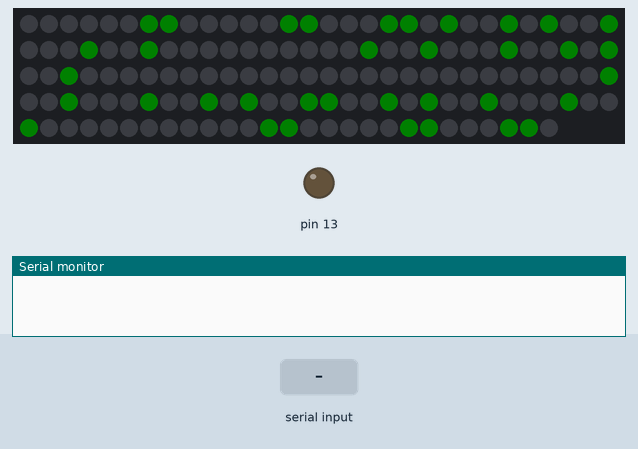
Bench run of a sketch on a simulated Arduino Uno, built with avr-gcc and run on an emulated ATmega328P. Shown: 147 RGB LEDs in strip order, left to right, continuing on the next row, output pins drawn as LEDs (lit = HIGH), the last lines printed to the serial monitor. The test bench sets the inputs (shaded band). Dim RGB values are drawn brighter than linear.

Above: at 1.2 s.
1.3 s: "a90\n" received over Serial
At 1.52 s:
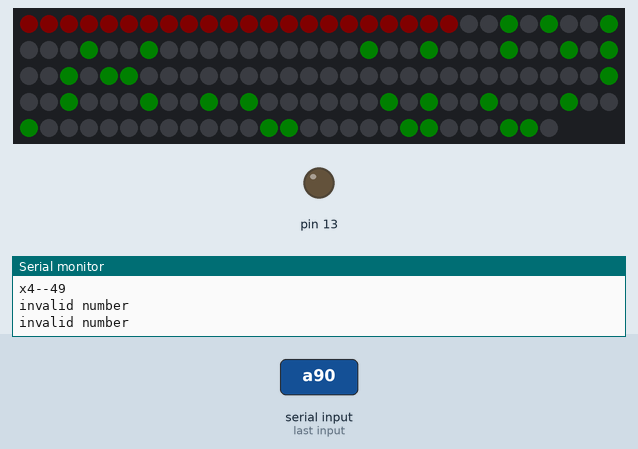
Timing chart, 0 to 4.3 s (numbered marks = the images above; inputs shaded):
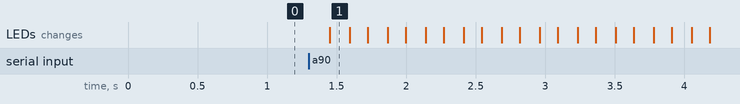

The sketch:

Code_v1.4.ino
```cpp
#include <FastLED.h>


#define DATA_PIN 4
#define NUM_LEDS 147
CRGB leds[NUM_LEDS];

int r = 0, g = 5, b = 0;

int x[5], c[9];
char y;


void setup()
{
  // put your setup code here, to run once:
  Serial.begin(38400);
  pinMode(13, OUTPUT);
  FastLED.addLeds<NEOPIXEL, DATA_PIN>(leds, NUM_LEDS);
}

void loop()
{
  // put your main code here, to run repeatedly:

  /*for (;;)
    {
    if (Serial.available() > 0)
    {
      break;
    }
    }
  */
  char index = Serial.read();

  if (index == 'a')
  {
    x[0] = Serial.read() - 48;
    x[1] = Serial.read() - 48;
    x[2] = Serial.read() - 48;
    x[3] = Serial.read() - 48;
    Serial.print("x1-");
    Serial.println(x[0]);
    Serial.print("x2-");
    Serial.println(x[1]);
    Serial.print("x3-");
    Serial.println(x[2]);
    Serial.print("x4-");
    Serial.println(x[3]);
  }
  /*
    if (Serial.read() == 'c')
    {

    c[0] = Serial.read() - 48;
    c[1] = Serial.read() - 48;
    c[2] = Serial.read() - 48;
    c[3] = Serial.read() - 48;
    c[4] = Serial.read() - 48;
    c[5] = Serial.read() - 48;
    c[6] = Serial.read() - 48;
    c[7] = Serial.read() - 48;
    c[8] = Serial.read() - 48;

    display1.r = c[0] + c[1] * 10 + c[2] * 100;
    display1.g = c[3] + c[4] * 10 + c[5] * 100;
    display1.b = c[6] + c[7] * 10 + c[8] * 100;

    Serial.print("r = ");
    Serial.println(r);
    Serial.print("g = ");
    Serial.println(g);
    Serial.print("b = ");
    Serial.println(b);
    }
  x[0] = 5;
  x[1] = 5;
  x[2] = 5;
  x[3] = 5;
*/
  numb(0, x[0]);
  numb(1, x[1]);
  numb(2, x[2]);
  numb(3, x[3]);

  /*for (int i = 10; i < 136; i += 21)
    {
    for (int a = 0; a < 10; a++)
    {
      leds[i].setRGB(0, 0, 0);
      FastLED.show();
      delay(500);
      leds[i].setRGB(r, g, b);
      FastLED.show();
      delay(500);
    }
    }*/
}
```

func.ino
```cpp
void led1(int add, int r, int g, int b)
{
  leds[19 - add].setRGB(r, g, b);
  leds[18 - add].setRGB(r, g, b);
}
void led2(int add, int r, int g, int b)
{
  leds[24 + add].setRGB(r, g, b);
  leds[59 - add].setRGB(r, g, b);
}
void led3(int add, int r, int g, int b)
{
  leds[108 + add].setRGB(r, g, b);
  leds[101 - add].setRGB(r, g, b);
}
void led4(int add, int r, int g, int b)
{
  leds[145 - add].setRGB(r, g, b);
  leds[144 - add].setRGB(r, g, b);
}
void led5(int add, int r, int g, int b)
{
  leds[104 - add].setRGB(r, g, b);
  leds[105 + add].setRGB(r, g, b);
}
void led6(int add, int r, int g, int b)
{
  leds[21 + add].setRGB(r, g, b);
  leds[62 - add].setRGB(r, g, b);
}
void led7(int add, int r, int g, int b)
{
  leds[64 + add].setRGB(r, g, b);
  leds[65 + add].setRGB(r, g, b);
}

void numb(int display, int number)
{

  int add;

  /*if (display == 0)
    {
    add = 0;
    }
    if (display == 1)
    {
    add = 5;
    }
    if (display == 2)
    {
    add = 12;
    }
    if (display == 3)
    {
    add = 17;
    }*/

  switch (display)
  {
    case 0:
      add = 0;
      break;
    case 1:
      add = 5;
      break;
    case 2:
      add = 12;
      break;
    case 3:
      break;
      add = 17;
  }

  //int r=0,g=5,b=0;
  switch (number)
  {
    case 0:
      led1(add, r, g, b);
      led2(add, r, g, b);
      led3(add, r, g, b);
      led4(add, r, g, b);
      led5(add, r, g, b);
      led6(add, r, g, b);
      led7(add, 0, 0, 0);
      FastLED.show();
      break;

    case 1:
      led1(add, 0, 0, 0);
      led2(add, r, g, b);
      led3(add, r, g, b);
      led4(add, 0, 0, 0);
      led5(add, 0, 0, 0);
      led6(add, 0, 0, 0);
      led7(add, 0, 0, 0);
      FastLED.show();

    case 2:
      led1(add, r, g, b);
      led2(add, r, g, b);
      led3(add, 0, 0, 0);
      led4(add, r, g, b);
      led5(add, r, g, b);
      led6(add, 0, 0, 0);
      led7(add, r, g, b);
      FastLED.show();
      break;

    case 3:
      led1(add, r, g, b);
      led2(add, r, g, b);
      led3(add, r, g, b);
      led4(add, r, g, b);
      led5(add, 0, 0, 0);
      led6(add, 0, 0, 0);
      led7(add, r, g, b);
      FastLED.show();
      break;

    case 4:
      led1(add, 0, 0, 0);
      led2(add, r, g, b);
      led3(add, r, g, b);
      led4(add, 0, 0, 0);
      led5(add, 0, 0, 0);
      led6(add, r, g, b);
      led7(add, r, g, b);

      FastLED.show();
      break;
    case 5:
      led1(add, r, g, b);
      led2(add, 0, 0, 0);
      led3(add, r, g, b);
      led4(add, r, g, b);
      led5(add, 0, 0, 0);
      led6(add, r, g, b);
      led7(add, r, g, b);

      FastLED.show();
      break;
    case 6:
      led1(add, r, g, b);
      led2(add, 0, 0, 0);
      led3(add, r, g, b);
      led4(add, r, g, b);
      led5(add, r, g, b);
      led6(add, r, g, b);
      led7(add, r, g, b);
      FastLED.show();
      break;

    case 7:
      led1(add, r, g, b);
      led2(add, r, g, b);
      led3(add, r, g, b);
      led4(add, 0, 0, 0);
      led5(add, 0, 0, 0);
      led6(add, 0, 0, 0);
      led7(add, 0, 0, 0);
      FastLED.show();
      break;
    case 8:
      led1(add, r, g, b);
      led2(add, r, g, b);
      led3(add, r, g, b);
      led4(add, r, g, b);
      led5(add, r, g, b);
      led6(add, r, g, b);
      led7(add, r, g, b);
      FastLED.show();
      break;
    case 9:
      led1(add, r, g, b);
      led2(add, r, g, b);
      led3(add, r, g, b);
      led4(add, r, g, b);
      led5(add, 0, 0, 0);
      led6(add, r, g, b);
      led7(add, r, g, b);
      FastLED.show();
      break;
    default:
      Serial.println("invalid number");
      for (int i = 0; i < 22; i++)
      {
        leds[i].setRGB(5, 0, 0);
        FastLED.show();
      }
      break;
  }
}
```

Measured:
- after the input at 1.3 s, the LEDs: change after 0.15 s (image 1)
